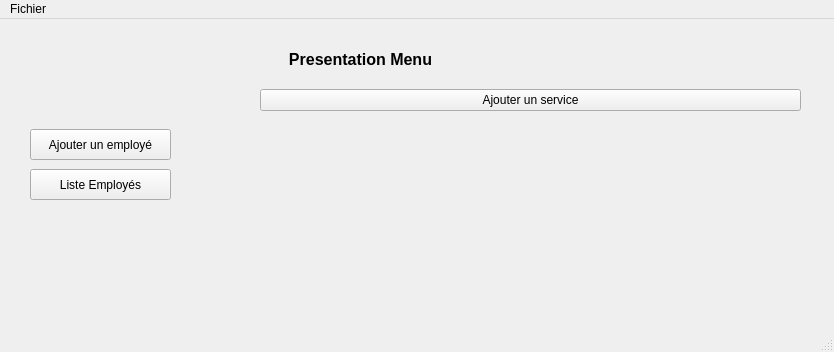
<?xml version="1.0" encoding="UTF-8"?>
<ui version="4.0">
 <class>Administration</class>
 <widget class="QMainWindow" name="Administration">
  <property name="geometry">
   <rect>
    <x>0</x>
    <y>0</y>
    <width>834</width>
    <height>352</height>
   </rect>
  </property>
  <property name="windowTitle">
   <string>Administration</string>
  </property>
  <widget class="QWidget" name="centralwidget">
   <widget class="QLabel" name="label">
    <property name="geometry">
     <rect>
      <x>220</x>
      <y>20</y>
      <width>281</width>
      <height>41</height>
     </rect>
    </property>
    <property name="text">
     <string>&lt;html&gt;&lt;head/&gt;&lt;body&gt;&lt;p align=&quot;center&quot;&gt;&lt;span style=&quot; font-size:12pt; font-weight:600;&quot;&gt;Presentation Menu&lt;/span&gt;&lt;/p&gt;&lt;/body&gt;&lt;/html&gt;</string>
    </property>
   </widget>
   <widget class="QPushButton" name="pushButtonNouvelEmp">
    <property name="geometry">
     <rect>
      <x>30</x>
      <y>110</y>
      <width>141</width>
      <height>31</height>
     </rect>
    </property>
    <property name="text">
     <string>Ajouter un employé</string>
    </property>
   </widget>
   <widget class="QPushButton" name="pushButtonListeEmp">
    <property name="geometry">
     <rect>
      <x>30</x>
      <y>150</y>
      <width>141</width>
      <height>31</height>
     </rect>
    </property>
    <property name="text">
     <string>Liste Employés</string>
    </property>
   </widget>
   <widget class="QWidget" name="verticalLayoutWidget">
    <property name="geometry">
     <rect>
      <x>260</x>
      <y>70</y>
      <width>541</width>
      <height>201</height>
     </rect>
    </property>
    <layout class="QVBoxLayout" name="verticalLayout">
     <property name="sizeConstraint">
      <enum>QLayout::SetMaximumSize</enum>
     </property>
     <item>
      <widget class="QPushButton" name="pushButtonNouvelDepart">
       <property name="text">
        <string>Ajouter un service</string>
       </property>
      </widget>
     </item>
    </layout>
   </widget>
  </widget>
  <widget class="QMenuBar" name="menubar">
   <property name="geometry">
    <rect>
     <x>0</x>
     <y>0</y>
     <width>834</width>
     <height>25</height>
    </rect>
   </property>
   <widget class="QMenu" name="menuFichier">
    <property name="title">
     <string>Fichier</string>
    </property>
    <addaction name="actionNouvelEmploye"/>
    <addaction name="actionListeDesEmployes"/>
   </widget>
   <addaction name="menuFichier"/>
  </widget>
  <widget class="QStatusBar" name="statusbar"/>
  <action name="actionNouvelEmploye">
   <property name="text">
    <string>Nouvel Employé</string>
   </property>
  </action>
  <action name="actionListeDesEmployes">
   <property name="text">
    <string>Liste des Employés</string>
   </property>
  </action>
 </widget>
 <resources/>
 <connections/>
</ui>
